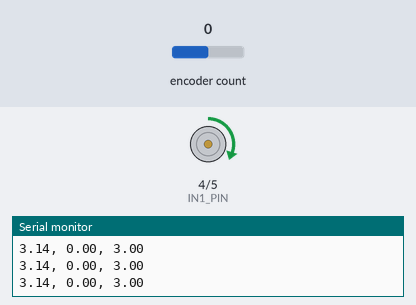
A sketch run on a simulated Arduino Uno, built with avr-gcc and run on an emulated ATmega328P. Parts: motor-driver pin pairs drawn as motors (green arrow = first pin HIGH = forward, orange = second pin HIGH = backward, longer = more drive, scaled by the enable pin), the last lines printed to the serial monitor. Inputs (shaded band) come from the test bench; at power-on: encoder count 0.

Above: at 1.0 s.
At 3.0 s:
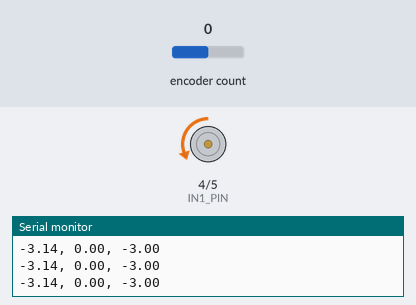
Timing chart, 0 to 5.2 s (numbered marks = the images above):
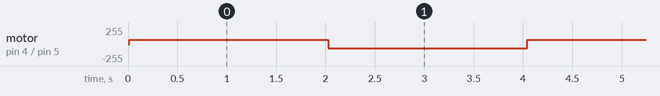

The sketch:

main03_model_based_PID.ino
```cpp
#include <Encoder.h>

// --- define ---
// encoder
#define ENC_A_PIN 2
#define ENC_B_PIN 3
#define ENCODER_CPR 2000
#define GEAR_RATIO 6.36f
// L298N
#define IN1_PIN 4
#define IN2_PIN 5
#define PWM_PIN 6
#define MOTOR_VOLT 12.0f      // [volt]
#define MOTOR_VOLT_LIM 3.0f   // [volt] Avoid the speed being too high

// --- configuration ---
// loop
unsigned long dt_us = 10 * 1000;  // [usec]
long loop_max_time = 20.0f;       // [sec]
// serial
int down_sample = 10;
// encoder
float enc_bandwidth = 100.0f;  // bandwidth of LPF for suppressing vel noise [rad/s]
// desired signal
float amp = PI;          // desired position [rad]
float signal_switch_time = 2.0f;  // time for changing direction [sec]
// model
//   b
// -----
// s + a
float model_b = 24.49;
float model_a = 2.572;  // [rad/s]
// P-PI controller
float bw_pos = 20.0f;          // position bandwidth [rad/s]
float decay_rario = 0.98f;     // anti-windup (0 ~ 1)

// --- global variable ---
// loop
unsigned long us_pre = 0; // [usec]
float dt = float(dt_us) / 1000.0f / 1000.0f;  // [sec]
long loop_iter = 0;
// serial
int serial_cnt = 0;
// encoder
Encoder myEnc(ENC_A_PIN, ENC_B_PIN);
float pos_pre = 0.0f; // [rad]
float vel_pre = 0.0f; // [rad/s]
// desired signal
float direction = 1.0f;   // (1, 0, -1)
float signal_time = 0.0f;
// P-PI controller
float bw_vel = 2.0f * bw_pos;  // velocity bandwidth [rad/s]
float kp_pos = bw_vel / 4.0f;
float kp = 1 / model_b * bw_vel;
float ki = model_a / model_b * bw_vel;
float Sum_e_vel = 0.0f;


// --- function ---
void L298N_write_volt(float volt);
float saturation(float x, float limit);
float Enc_calculate_vel(float pos_now, float pos_pre, float vel_filted_pre, float bandwidth, float dt);
float Enc_read_pos(Encoder Enc_obj, long enc_cpr, float gear_ratio);
float LPF(float x, float y_pre, float bandwidth, float dt);


void setup() {
  Serial.begin(921600);
  pinMode(PWM_PIN, OUTPUT);
  pinMode(IN1_PIN, OUTPUT);
  pinMode(IN2_PIN, OUTPUT);
}

void loop() {
  // loop
  unsigned long us_now = micros();

  if ((us_now - us_pre) >= dt_us && loop_iter * dt < loop_max_time) {
    // Encoder
    long pos_count = myEnc.read();
    float pos = Enc_read_pos(myEnc, ENCODER_CPR, GEAR_RATIO);
    float vel = Enc_calculate_vel(pos, pos_pre, vel_pre, enc_bandwidth, dt);

    // desired signal
    if (signal_time >= signal_switch_time) {
      direction = -1.0f * direction;
      signal_time = 0.0f;
    }
    float pos_desired = direction * amp;

    // P-PI controller
    float e_pos = pos_desired - pos;
    float vel_desired = kp_pos * e_pos;
    float e_vel = vel_desired - vel;
    float u = kp * e_vel + ki * Sum_e_vel;
    // limit volt and anti-windup
    if (u > MOTOR_VOLT_LIM) {
      u = MOTOR_VOLT_LIM;
      Sum_e_vel *= decay_rario;
    } else if (u < -1.0f*MOTOR_VOLT_LIM) {
      u = -MOTOR_VOLT_LIM;
      Sum_e_vel *= decay_rario;
    } else {
      Sum_e_vel += e_vel * dt;
    }

    // L298N
    L298N_write_volt(u);

    // down sampling print
    if (serial_cnt > down_sample) {
      Serial.print(pos_desired);
      Serial.print(", ");
      Serial.print(pos);
      Serial.print(", ");
      Serial.println(u);
      serial_cnt = 0;
    }

    // save data
    pos_pre = pos;
    vel_pre = vel;
    us_pre = us_now;
    serial_cnt++;
    loop_iter++;
    signal_time += dt;
  }

  if (loop_iter * dt >= loop_max_time) {
    L298N_write_volt(0.0f);
  }
}

void L298N_write_volt(float volt) {
  float volt_temp = 0.0f;

  // direction
  if (volt >= 0.0f) {
    volt_temp = volt;
    digitalWrite(IN1_PIN, HIGH);
    digitalWrite(IN2_PIN, LOW);
  } else {
    volt_temp = -volt;
    digitalWrite(IN1_PIN, LOW);
    digitalWrite(IN2_PIN, HIGH);
  }

  // volt
  float duty_cycle = volt_temp / MOTOR_VOLT;
  int pwm_value = int(trunc(255.0f * duty_cycle));
  analogWrite(PWM_PIN, pwm_value);
}

float LPF(float x, float y_pre, float bandwidth, float dt) {
  if (bandwidth > 1 / dt) {
    bandwidth = 1 / dt;
  }
  float y = bandwidth * dt * x + (1 - bandwidth * dt) * y_pre;
  return y;
}

float Enc_calculate_vel(float pos_now, float pos_pre, float vel_filted_pre, float bandwidth, float dt) {
  float vel = (pos_now - pos_pre) / dt;
  float vel_filted = LPF(vel, vel_filted_pre, bandwidth, dt);
  return vel_filted;
}

float Enc_read_pos(Encoder Enc_obj, long enc_cpr, float gear_ratio) {
  long pos_count = Enc_obj.read();
  float pos = float(pos_count) / float(enc_cpr) / gear_ratio * 2.0f * PI;
  return pos;
}

float saturation(float x, float limit) {
  if (x > limit) {
    x = limit;
  } else if (x < -limit) {
    x = -limit;
  }
  return x;
}
```

Measured:
- by itself, motor on pin 4 (IN1_PIN) / pin 5 (IN2_PIN): repeats every 4.0 s: backward 63/255 2.0 s, forward 63/255 2.0 s, until it stays stopped from 20.1 s
